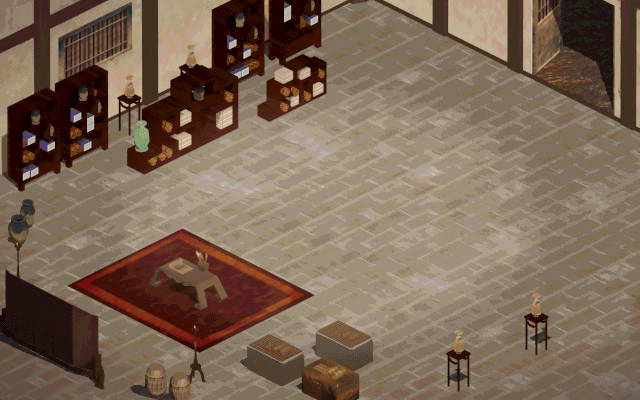

The image is a tile-based game level rendered from a .tmx file. Its description and source (layers, tilesets, objects; grid data summarised) follow:
An orthogonal 64x40 tile map with 10x10 px tiles, 1 tile layer (块层 1).

<map version="1.0" orientation="orthogonal" width="64" height="40" tilewidth="10" tileheight="10">
 <tileset firstgid="1" name="1- (41)" tilewidth="10" tileheight="10">
  <image source="map/1- (41).jpg" trans="ff00ff" width="640" height="400" />
 </tileset>
 <layer name="块层 1" width="64" height="40">
  <data>[2560 cells, 2560 non-empty, 2560 distinct tile ids]</data>
 </layer>
</map>
